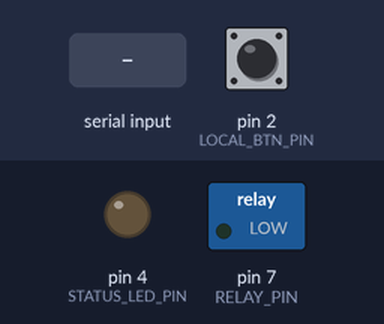
The program below on a simulated Arduino Uno, built with avr-gcc and run on an emulated ATmega328P. On the bench: switched loads named in the program (green lamp = pin HIGH), output pins drawn as LEDs (lit = HIGH). The inputs (shaded band) are chosen by the test bench; at power-on: pin 2 (LOCAL_BTN_PIN) HIGH. Pins used as bus, display or sensor lines are not drawn; what the program prints to the serial monitor is not drawn.

Above: at 1.4 s.
1.5 s: "relay:1\n" received over Serial
At 2.2 s:
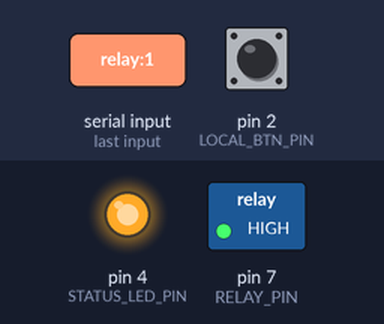
4.6 s: "relay:0\n" received over Serial
At 5.0 s:
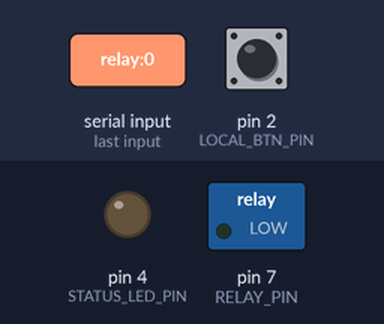
Timing chart, 0 to 7.6 s (numbered marks = the images above; inputs shaded):
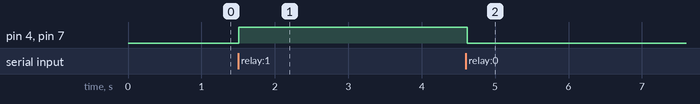

Measured:
- after the input at 1.5 s, pin 4 (STATUS_LED_PIN), pin 7 (RELAY_PIN): LOW → HIGH at once
- after the input at 4.6 s, pin 4 (STATUS_LED_PIN), pin 7 (RELAY_PIN): HIGH → LOW at once

The program:

main.cpp
```cpp
// firmware/arduino/arc_remote/src/main.cpp
// YED 4G IoT 电弧点火机 - Arduino 协控固件 v2.0 (PlatformIO)
//
// 职责:
//   - 继电器驱动(D7):接收 DTU 下行命令吸合/释放 — M100PG-C2 无 doout 资源,
//     继电器控制权在本板(见 docs/wiring-guide.md v2)
//   - 本地点动按键 → 通过串口通知 DTU 上报切换事件
//   - 状态 LED 同步
//
// 串口协议(9600,8,N,1):
//   - DTU → Arduino: "relay:1\n" / "relay:0\n"
//   - Arduino → DTU: {"evt":"btn_toggle"} / {"type":"boot",...}
// 调试口: SoftwareSerial D5,9600 — 烧录或板载 USB 被 D0/D1 占用时用外接 USB-TTL 观察

#include <Arduino.h>
#include <SoftwareSerial.h>
#include "config.h"

static SoftwareSerial dbg(-1, DEBUG_TX_PIN);  // 仅 TX

volatile bool btnPressed = false;
bool relayState = false;
unsigned long lastBtnMs = 0;

void btnISR() { btnPressed = true; }

void dbgPrint(const __FlashStringHelper *s) {
#if DEBUG_LOG
    dbg.println(s);
#endif
}

void applyRelay(bool on) {
    relayState = on;
    digitalWrite(RELAY_PIN, on ? HIGH : LOW);
    digitalWrite(STATUS_LED_PIN, on ? HIGH : LOW);
}

void setup() {
    Serial.begin(UART_BAUD);
#if DEBUG_LOG
    dbg.begin(DEBUG_BAUD);
#endif
    pinMode(LOCAL_BTN_PIN, INPUT_PULLUP);
    attachInterrupt(digitalPinToInterrupt(LOCAL_BTN_PIN), btnISR, FALLING);
    pinMode(STATUS_LED_PIN, OUTPUT);
    pinMode(RELAY_PIN, OUTPUT);
    digitalWrite(RELAY_PIN, LOW);      // 上电确保电弧回路断开
    digitalWrite(STATUS_LED_PIN, LOW);
    pinMode(DTU_RST_PIN, OUTPUT);      // 预留 DTU 复位线,空闲保持高
    digitalWrite(DTU_RST_PIN, HIGH);

    dbgPrint(F("{\"type\":\"boot\",\"fwv\":\"arduino-2.0.0\"}"));
    delay(200);
    Serial.println(F("{\"type\":\"ready\"}"));
    dbgPrint(F("{\"type\":\"ready\"}"));
}

void loop() {
    // 处理本地按键(带 50ms 消抖)
    if (btnPressed) {
        btnPressed = false;
        unsigned long now = millis();
        if (now - lastBtnMs > DEBOUNCE_MS) {
            lastBtnMs = now;
            Serial.println(F("{\"evt\":\"btn_toggle\"}"));
            dbgPrint(F("evt=btn_toggle"));
        }
    }

    // 接收 DTU 下行继电器命令
    if (Serial.available()) {
        String s = Serial.readStringUntil('\n');
        s.trim();
        if (s == "relay:1") {
            applyRelay(true);
            dbgPrint(F("relay=ON"));
        } else if (s == "relay:0") {
            applyRelay(false);
            dbgPrint(F("relay=OFF"));
        } else if (s.length() > 0) {
#if DEBUG_LOG
            dbg.print(F("rx? ")); dbg.println(s);
#endif
        }
    }

    delay(50);
}
```

config.h
```cpp
// firmware/arduino/arc_remote/include/config.h
// 集中所有硬件引脚与可调参数,便于维护与移植
// v2 (2026-08-31): M100PG-C2 实测无 doout 资源,继电器改由 UNO D7 驱动
#ifndef CONFIG_H
#define CONFIG_H

// === 串口配置 ===
#define UART_BAUD 9600          // 与 DTU 的 TTL 串口(D0/D1)
#define DEBUG_BAUD 9600         // SoftwareSerial 调试口(D5)

// === Arduino 引脚映射 ===
#define LOCAL_BTN_PIN    2   // 本地点动按键(中断触发)
#define STATUS_LED_PIN   4   // 状态 LED(继电器吸合时常亮)
#define RELAY_PIN        7   // 继电器模块 IN(高电平触发) — 继电器控制权在本板
#define DEBUG_TX_PIN     5   // 调试日志输出口(接 USB-TTL 适配器 RX)
#define DTU_RST_PIN      6   // 预留:接 DTU RST 做异常恢复(本版未启用,保持高电平)

// === 调试口开关 ===
// 量产可置 0 省 ~1.5KB flash;联调期保持 1
#ifndef DEBUG_LOG
#define DEBUG_LOG 1
#endif

// === 防抖 ===
#define DEBOUNCE_MS      50

#endif
```
